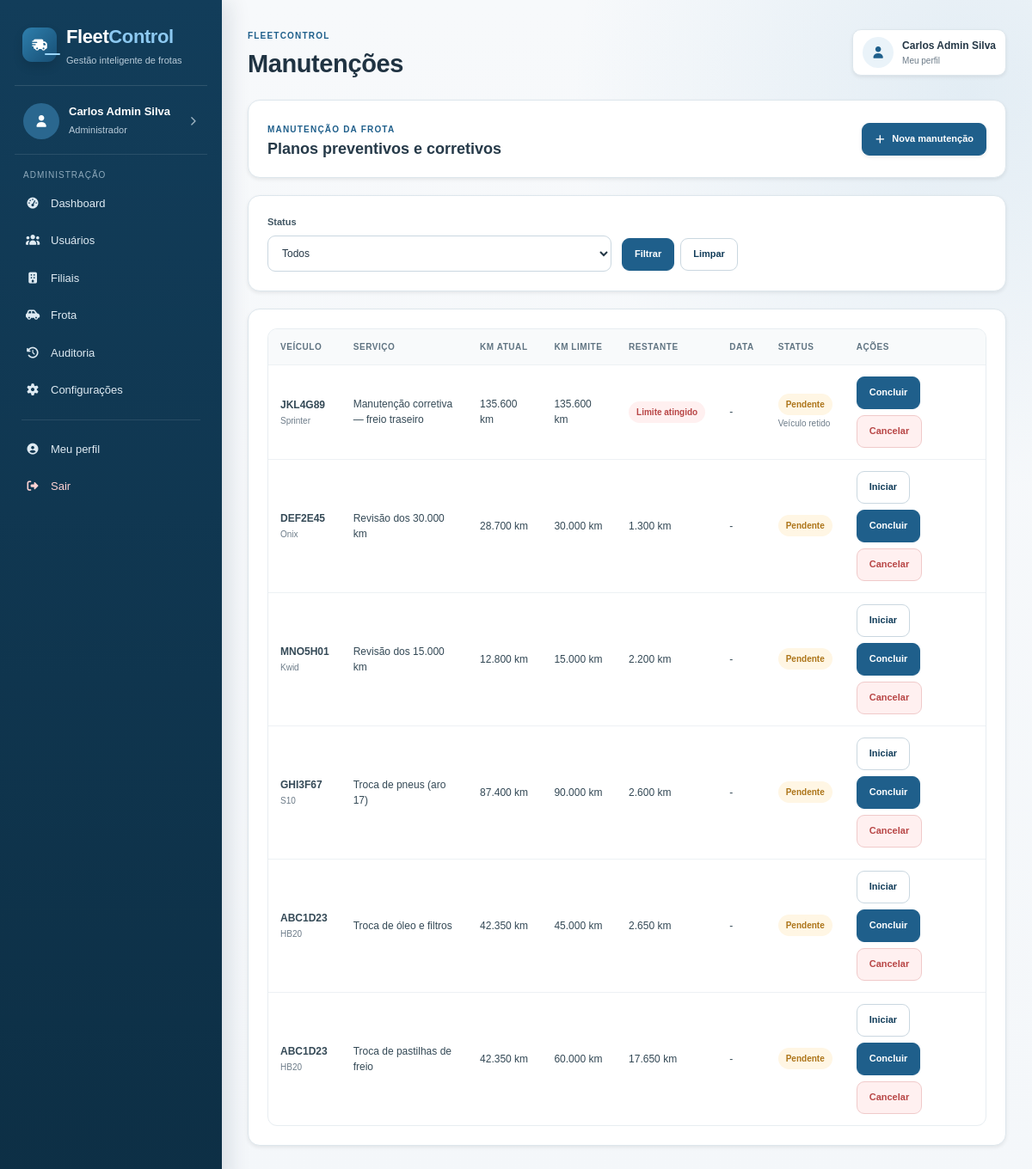
Screenshot of /gerente/manutencoes.php (signed in) with the database file from the repository.
### tables this page shows
CREATE TABLE planos_manutencao (
    id                  INT UNSIGNED    NOT NULL AUTO_INCREMENT,
    veiculo_id          INT UNSIGNED    NOT NULL,
    tipo_servico        VARCHAR(100)    NOT NULL,
    km_limite           INT UNSIGNED    NOT NULL,
    data_agendamento    DATE            DEFAULT NULL,
    status              ENUM('pendente','concluido','cancelado') NOT NULL DEFAULT 'pendente',
    observacoes         TEXT            DEFAULT NULL,
    criado_em           DATETIME        NOT NULL DEFAULT CURRENT_TIMESTAMP,
    PRIMARY KEY (id),
    CONSTRAINT fk_manutencao_veiculo
        FOREIGN KEY (veiculo_id) REFERENCES veiculos(id)
        ON UPDATE CASCADE ON DELETE CASCADE
);

CREATE TABLE veiculos (
    id                      INT UNSIGNED    NOT NULL AUTO_INCREMENT,
    placa                   VARCHAR(8)      NOT NULL,
    modelo                  VARCHAR(80)     NOT NULL,
    marca                   VARCHAR(60)     NOT NULL,
    chassi                  VARCHAR(17)     NOT NULL,
    renavam                 VARCHAR(11)     NOT NULL,
    ano                     YEAR            NOT NULL,
    categoria_cnh_exigida   ENUM('A','B','C','D','E') NOT NULL DEFAULT 'B',
    odometro_inicial        INT UNSIGNED    NOT NULL DEFAULT 0,
    odometro_atual          INT UNSIGNED    NOT NULL DEFAULT 0,
    status                  ENUM('disponivel','reservado','em_transito','manutencao') NOT NULL DEFAULT 'disponivel',
    filial_id               INT UNSIGNED    DEFAULT NULL,
    ativo                   TINYINT(1)      NOT NULL DEFAULT 1,
    criado_em               DATETIME        NOT NULL DEFAULT CURRENT_TIMESTAMP,
    PRIMARY KEY (id),
    UNIQUE KEY uq_veiculo_placa   (placa),
    UNIQUE KEY uq_veiculo_chassi  (chassi),
    UNIQUE KEY uq_veiculo_renavam (renavam),
    CONSTRAINT fk_veiculo_filial
        FOREIGN KEY (filial_id) REFERENCES filiais(id)
        ON UPDATE CASCADE ON DELETE SET NULL
);

### funcoes.php (called while the page is built, shortened)
<?php
function escapar($texto)
{
    return htmlspecialchars((string) $texto, ENT_QUOTES, 'UTF-8');
}
function data_br($data)
{
    if (empty($data)) {
        return '-';
    }
    return date('d/m/Y', strtotime($data));
}
function classe_status($status)
{
    $classes = [
        'disponivel' => 'disponivel',
        'reservado' => 'reservada',
        'em_transito' => 'transito',
        'manutencao' => 'manutencao',
        'agendada' => 'reservada',
        'em_andamento' => 'andamento',
        'concluida' => 'concluida',
        'cancelada' => 'cancelada',
        'pendente' => 'reservada',
        'concluido' => 'concluida',
        'cancelado' => 'cancelada'
    ];
    return $classes[$status] ?? 'andamento';
}
?>

### gerente/manutencoes.php (the view, shortened to what this page needs)
<?php
include "../conexao.php";
include "../funcoes.php";
$veiculo_filtro = (int) ($_GET['veiculo_id'] ?? 0);
$sql_lista =
    "SELECT p.*, v.placa, v.modelo, v.odometro_atual, v.status AS status_veiculo,
            f.nome AS filial,
            (p.km_limite - v.odometro_atual) AS km_restantes
     FROM planos_manutencao p
     INNER JOIN veiculos v ON v.id = p.veiculo_id
     LEFT JOIN filiais f ON f.id = v.filial_id
     WHERE v.ativo = 1";
$sql_lista .= " ORDER BY
    CASE p.status WHEN 'pendente' THEN 1 WHEN 'concluido' THEN 2 ELSE 3 END,
    km_restantes ASC,
    p.data_agendamento ASC";
$query = $sql->prepare($sql_lista);
$query->execute();
$lista = $query->get_result();
include '../cabecalho.php';
?>
<div class="dashboard-intro painel shadow-sm">
    <div>
        <span class="etiqueta">Manutenção da frota</span>
        <h3>Planos preventivos e corretivos</h3>
    </div>
    <a href="manutencao-form.php<?php echo $veiculo_filtro > 0 ? '?veiculo_id=' . $veiculo_filtro : ''; ?>" class="botao botao-principal shadow-sm">
        <i class="fa-solid fa-plus"></i>
        Nova manutenção
    </a>
</div>
<div class="painel shadow-sm">
    <form method="GET" class="filtros">
        <div class="input-box">
            <label for="status">Status</label>
            <select id="status" name="status">
                <option value="">Todos</option>
            </select>
        </div>
        <div class="filtro-acoes">
            <button class="botao botao-principal" type="submit">Filtrar</button>
            <a href="manutencoes.php" class="botao botao-secundario">Limpar</a>
        </div>
    </form>
</div>
<div class="painel shadow-sm">
    <div class="tabela-wrap">
        <table>
            <thead>
                <tr>
                    <th>Veículo</th>
                    <th>Serviço</th>
                    <th>KM atual</th>
                    <th>KM limite</th>
                    <th>Restante</th>
                    <th>Data</th>
                    <th>Status</th>
                    <th>Ações</th>
                </tr>
            </thead>
            <tbody>
                <?php while ($manutencao = $lista->fetch_assoc()): ?>
                    <?php
                    $km_restantes = (int) $manutencao['km_restantes'];
                    $em_alerta = $manutencao['status'] === 'pendente' && $km_restantes <= 500;
                    ?>
                    <tr>
                        <td>
                            <strong><?php echo escapar($manutencao['placa']); ?></strong>
                            <small class="tabela-subtexto"><?php echo escapar($manutencao['modelo']); ?></small>
                        </td>
                        <td><?php echo escapar($manutencao['tipo_servico']); ?></td>
                        <td><?php echo number_format($manutencao['odometro_atual'], 0, ',', '.'); ?> km</td>
                        <td><?php echo number_format($manutencao['km_limite'], 0, ',', '.'); ?> km</td>
                        <td>
                            <?php if ($em_alerta): ?>
                                <span class="status <?php echo $km_restantes <= 0 ? 'cancelada' : 'reservada'; ?>">
                                    <?php echo $km_restantes <= 0 ? 'Limite atingido' : number_format($km_restantes, 0, ',', '.') . ' km'; ?>
                                </span>
                            <?php else: ?>
                                <?php echo number_format(max($km_restantes, 0), 0, ',', '.'); ?> km
                            <?php endif; ?>
                        </td>
                        <td><?php echo data_br($manutencao['data_agendamento']); ?></td>
                        <td>
                            <span class="status <?php echo classe_status($manutencao['status']); ?>">
                                <?php echo ucfirst($manutencao['status']); ?>
                            </span>
                            <?php if ($manutencao['status_veiculo'] === 'manutencao'): ?>
                                <small class="tabela-subtexto">Veículo retido</small>
                            <?php endif; ?>
                        </td>
                        <td>
                            <div class="acoes-tabela">
                                <?php if ($manutencao['status'] === 'pendente'): ?>
                                    <?php if ($manutencao['status_veiculo'] !== 'manutencao'): ?>
                                        <form method="POST" class="form-acao-inline">
                                            <button class="botao botao-secundario" type="submit">Iniciar</button>
                                        </form>
                                    <?php endif; ?>
                                    <form method="POST" class="form-acao-inline">
                                        <button class="botao botao-principal" type="submit">Concluir</button>
                                    </form>
                                    <form method="POST" class="form-acao-inline">
                                        <button class="botao botao-perigo" type="submit" onclick="return confirm('Cancelar este plano de manutenção?');">Cancelar</button>
                                    </form>
                                <?php else: ?>
                                    <span class="texto-ajuda">Finalizada</span>
                                <?php endif; ?>
                            </div>
                        </td>
                    </tr>
                <?php endwhile; ?>
            </tbody>
        </table>
    </div>
</div>
<?php
include '../rodape.php';
?>

### css/style.css (style rules this page uses)
:root { --azul: #1f5f8b; --azul-hover: #174e74; --azul-escuro: #123d5a; --azul-muito-escuro: #0d2f45; --azul-claro: #eaf3f9; --azul-borda: #cfe0eb; --fundo: #f4f7fa; --branco: #ffffff; --texto: #243746; --texto-claro: #6d7c89; --borda: #dde6ec; --borda-forte: #cad7e0; --verde: #2c8a58; --verde-claro: #eaf7ef; --amarelo: #ad7519; --amarelo-claro: #fff6e4; --vermelho: #b84646; --vermelho-claro: #fff0f0; --cinza-claro: #f7f9fb; --sombra: 0 .5rem 1.2rem rgba(25, 55, 75, .08); --sombra-forte: 0 .8rem 2rem rgba(25, 55, 75, .12); --raio: 14px; --raio-menor: 9px; }
* { box-sizing: border-box; }
html { scroll-behavior: smooth; }
body { margin: 0; color: var(--texto); background: var(--fundo); font-family: Arial, Helvetica, sans-serif; font-size: 14px; line-height: 1.5; }
body, button, input, select, textarea { font-family: Arial, Helvetica, sans-serif; }
a { color: inherit; text-decoration: none; }
button, a, input, select, textarea { -webkit-tap-highlight-color: transparent; }
.etiqueta, .mini-etiqueta { color: var(--azul); font-size: 10px; font-weight: 700; letter-spacing: 1.2px; text-transform: uppercase; }
.painel, .card-info, .recurso-card, .viagem-card { border: 1px solid var(--borda); background: var(--branco); border-radius: var(--raio); }
.painel { padding: 22px; margin-bottom: 20px; }
.painel-titulo h3, .painel h3 { margin: 3px 0 0; color: #263a49; font-size: 18px; font-weight: 700; }
.dashboard-intro, .motorista-boas-vindas { display: flex; align-items: center; justify-content: space-between; gap: 18px; }
.tabela-wrap { width: 100%; overflow-x: auto; border: 1px solid #e7edf1; border-radius: 11px; background: #fff; }
table { width: 100%; border-collapse: collapse; min-width: 760px; }
th, td { padding: 13px 14px; text-align: left; vertical-align: middle; border-bottom: 1px solid #edf1f4; }
th { color: #607482; background: #f8fafb; font-size: 10px; font-weight: 700; text-transform: uppercase; letter-spacing: .55px; white-space: nowrap; }
td { color: #344956; font-size: 12px; }
tbody tr:last-child td { border-bottom: 0; }
.tabela-subtexto { display: block; margin-top: 2px; color: var(--texto-claro); font-size: 10px; }
.acoes-tabela, .acoes-operacao, .acoes-viagem-botoes { display: flex; align-items: center; flex-wrap: wrap; gap: 7px; }
.form-acao-inline { display: inline-flex; margin: 0; }
.status { display: inline-flex; align-items: center; gap: 5px; padding: 5px 9px; border-radius: 999px; font-size: 10px; font-weight: 700; white-space: nowrap; }
.status.reservada, .status.reservado, .status.agendada, .status.pendente { color: var(--amarelo); background: var(--amarelo-claro); }
.status.manutencao, .status.cancelada, .status.cancelado, .status.nao-conforme { color: var(--vermelho); background: var(--vermelho-claro); }
.botao { min-height: 38px; padding: 9px 14px; display: inline-flex; align-items: center; justify-content: center; gap: 7px; border: 1px solid transparent; border-radius: 9px; cursor: pointer; font-size: 11px; font-weight: 700; line-height: 1.2; transition: transform .16s ease, background-color .16s ease, border-color .16s ease, box-shadow .16s ease; }
.botao-principal { color: #fff; background: var(--azul); border-color: var(--azul); }
.botao-secundario { color: var(--azul-escuro); background: #fff; border-color: var(--borda-forte); }
.botao-perigo { color: var(--vermelho); background: var(--vermelho-claro); border-color: #f0caca; }
.input-box { min-width: 0; }
.input-box label { display: flex; align-items: baseline; gap: 6px; margin-bottom: 7px; color: #405663; font-size: 11px; font-weight: 700; }
.input-box input, .input-box select, .input-box textarea { width: 100%; min-height: 42px; padding: 10px 12px; color: var(--texto); border: 1px solid var(--borda-forte); border-radius: 9px; outline: none; background: #fff; font-size: 12px; transition: border-color .16s ease, box-shadow .16s ease, background-color .16s ease; }
.filtros { display: grid; grid-template-columns: minmax(210px, 1.5fr) repeat(2, minmax(150px, .75fr)) auto; gap: 12px; align-items: end; }
.filtro-acoes { display: flex; align-items: center; gap: 7px; padding-bottom: 1px; }

### rows the page displays
planos_manutencao: veiculo.placa "JKL4G89", veiculo.modelo "Sprinter", tipo_servico "Manutenção corretiva — freio traseiro", veiculo.odometro_atual "135.600", km_limite "135.600", shows "Limite atingido", data_agendamento "-", status "Pendente", shows "Veículo retido"
planos_manutencao: veiculo.placa "DEF2E45", veiculo.modelo "Onix", tipo_servico "Revisão dos 30.000 km", veiculo.odometro_atual "28.700", km_limite "30.000", max($km_restantes, 0) "1.300", data_agendamento "-", status "Pendente"
planos_manutencao: veiculo.placa "MNO5H01", veiculo.modelo "Kwid", tipo_servico "Revisão dos 15.000 km", veiculo.odometro_atual "12.800", km_limite "15.000", max($km_restantes, 0) "2.200", data_agendamento "-", status "Pendente"
planos_manutencao: veiculo.placa "GHI3F67", veiculo.modelo "S10", tipo_servico "Troca de pneus (aro 17)", veiculo.odometro_atual "87.400", km_limite "90.000", max($km_restantes, 0) "2.600", data_agendamento "-", status "Pendente"
planos_manutencao: veiculo.placa "ABC1D23", veiculo.modelo "HB20", tipo_servico "Troca de óleo e filtros", veiculo.odometro_atual "42.350", km_limite "45.000", max($km_restantes, 0) "2.650", data_agendamento "-", status "Pendente"
planos_manutencao: veiculo.placa "ABC1D23", veiculo.modelo "HB20", tipo_servico "Troca de pastilhas de freio", veiculo.odometro_atual "42.350", km_limite "60.000", max($km_restantes, 0) "17.650", data_agendamento "-", status "Pendente"

### other values shown
escapar($nome_atual) "Carlos Admin Silva"
escapar(perfil_nome($perfil_atual)) "Administrador"
escapar($titulo) "Manutenções"
escapar($_SESSION['usuario']['nome'] ?? 'Usuário') "Carlos Admin Silva"
